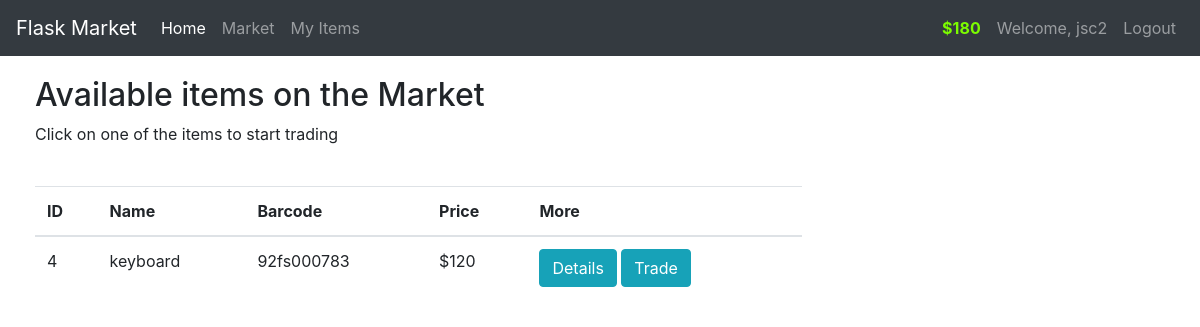
/market (signed in), run on the app's committed database.
### market/models.py (models this page shows, shortened)
class User(db.Model, UserMixin):
    id = db.Column(db.Integer(), primary_key=True)
    username = db.Column(db.String(length=30), nullable=False, unique=True)
    email_address = db.Column(db.String(length=50), nullable=False, unique=True)
    password_hash = db.Column(db.String(length=60), nullable=False)
    budget = db.Column(db.Integer(), nullable=False, default=1000)
    items = db.relationship('Item', backref='owned_user', lazy=True)
    @property
    def prettier_budget(self):
        if len(str(self.budget)) >= 4:
            return f'${str(self.budget)[:-3]},{str(self.budget)[-3:]}'
        else:
            return f"${self.budget}"
    @property
    def password(self):
        return self.password

class Item(db.Model):
    id = db.Column(db.Integer(), primary_key=True)
    name = db.Column(db.String(length=30), nullable=False)
    price = db.Column(db.Integer(), nullable=False)
    barcode = db.Column(db.String(length=12), nullable=False, unique=True)
    description = db.Column(db.String(length=1024), nullable=False)
    owner = db.Column(db.Integer(), db.ForeignKey('user.id'))

### market/routes.py (the view, shortened to what this page needs)
@app.route('/market', methods=['GET', 'POST'])
@login_required
def market_page():
    purchase_form = PurchaseItemForm()
    if request.method == "GET":
        items = Item.query.filter_by(owner=None)
        return render_template('market.html', items=items, purchase_form=purchase_form)

### market/models.py (called while the page is built)
@login_manager.user_loader
def load_user(user_id):
    return User.query.get(int(user_id))

### market/templates/market.html (shortened to what this page needs)
{% extends 'base.html' %}
{% block content %}
<div class="row" style="margin-top:20px; margin-left:20px">
    <div class="col-8">
        <h2>Available items on the Market</h2>
        <p>Click on one of the items to start trading</p>
        <br>
        <table class="table table-hover">
            <thead>
                <tr>
                    <th scope="col">ID</th>
                    <th scope="col">Name</th>
                    <th scope="col">Barcode</th>
                    <th scope="col">Price</th>
                    <th scope="col">More</th>
                </tr>
            </thead>
            <tbody>
                {% for item in items %}
                <tr>
                    <td>{{ item.id }}</td>
                    <td>{{ item.name }}</td>
                    <td>{{ item.barcode }}</td>
                    <td>${{ item.price }}</td>
                    <td>
                        <button class="btn btn-outline btn-info" data-toggle="modal"
                            data-target="#Modal-MoreInfo-{{ item.id }}">Details</button>
                        <button class="btn btn-outline btn-info" data-toggle="modal"
                            data-target="#Modal-PurchaseConfirm-{{ item.id }}">Trade</button>
                    </td>
                </tr>
                {% endfor %}
            </tbody>
        </table>
    </div>
</div>
{% endblock %}

### market/templates/base.html (shortened to what this page needs)
<!doctype html>
<html lang="en">
<head>
    <link rel="stylesheet" href="https://cdn.jsdelivr.net/npm/bootstrap@4.5.3/dist/css/bootstrap.min.css"
>
</head>
<body>
    <nav class="navbar navbar-expand-md navbar-dark bg-dark">
        <a class="navbar-brand" href="#">Flask Market</a>
        <div class="collapse navbar-collapse" id="navbarNav">
            <ul class="navbar-nav mr-auto">
                <li class="nav-item active">
                    <a class="nav-link" href="{{ url_for('home_page') }}">Home </a>
                </li>
                <li class="nav-item">
                    <a class="nav-link" href="{{ url_for('market_page') }}">Market</a>
                </li>
                <li class="nav-item">
                    <a class="nav-link" href="{{ url_for('items_page') }}">My Items</a>
                </li>
            </ul>
            {% if current_user.is_authenticated %}
            <ul class="navbar-nav">
                <li class="nav-item">
                    <a class="nav-link" style="color: lawngreen; font-weight: bold">
                        {{ current_user.prettier_budget }}
                    </a>
                </li>
                <li class="nav-item">
                    <a class="nav-link">Welcome, {{ current_user.username }}</a>
                </li>
                <li class="nav-item">
                    <a class="nav-link" href="{{ url_for('logout_page') }}">Logout</a>
                </li>
            </ul>
            {% endif %}
        </div>
    </nav>
    {% block content %}
    {% endblock %}
</body>
</html>

### data on the page
User: prettier_budget "$180", username "jsc2"
Item: id "4", name "keyboard", barcode "92fs000783", price "120"
